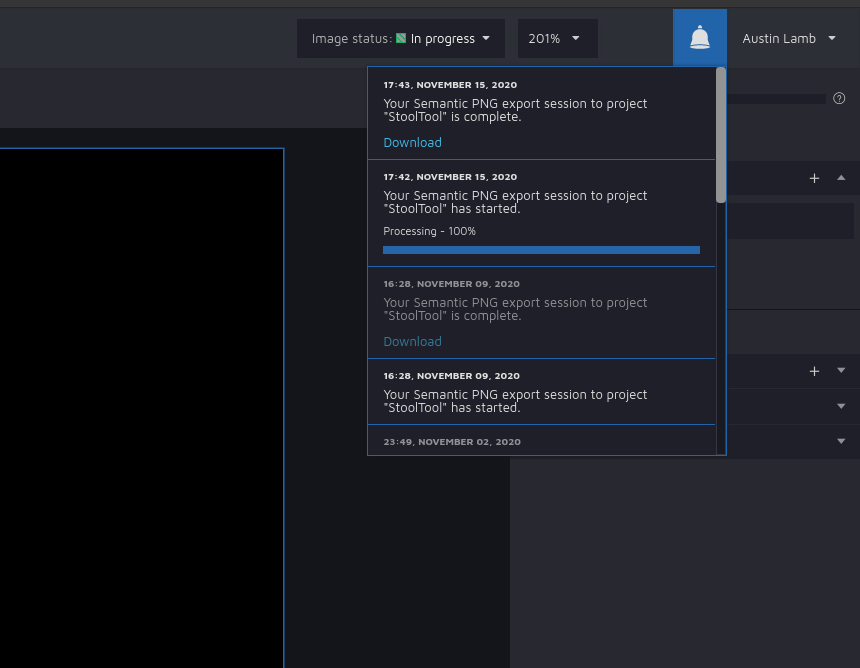
#> input picture documentation_media/hastyai_download.png, 860 x 668 px; its folder holds 2 pictures in this run
$ python transform_images.py documentation_media
#> lines starting #> are read from the running program, lines starting #| are printed output that depends on the picture
import uuid
import os
import sys
import pdb
from PIL import Image
import re


def attempt_transform_pipeline(image_path, crop, to_greyscale):
    """
    Attempts to transform image by cropping it in the center to 128x128 and make
    image black and white

    Input:
        image_path: path to image file
        crop: if we will crop image
        to_greyscale: if we will turn the image into greyscale

    Output:
        Transformed image of type Image, None if transform unsucessful
    """

    # Applies transformations to image if possible, otherwise prints an exception
    try:
        im = Image.open(image_path)
        if im.size[0] > im.size[1]:
            im = im.rotate(90)
        if crop and not to_greyscale:
            cropped_image = crop_image_from_centerpoint(im, im.size[1], im.size[1])
            return cropped_image
        if to_greyscale and not crop:
            return im.convert("L")
        if to_greyscale and crop:
            cropped_image = crop_image_from_centerpoint(im, im.size[1], im.size[1])
            return cropped_image.convert("L")
        else:
            return im
    except Exception as e:
        print("ERR: %s: %s" % (image_path, e))


def crop_image_from_centerpoint(im, new_height: int, new_width: int):
    """
    https://stackoverflow.com/questions/16646183/crop-an-image-in-the-centre-using-pil
    Crops the image in the center by new_height and new_width

    Input:
        im: PIL image variable
        new_height: int new height dimension
        new_width: int new width dimension

    Output:
        Cropped image of type Image

    TODO:
        Allow XY as a point instead of requiring it to be perfectly centered
    """

    # If the image would be bigger after being cropped, tells us
    if max(im.size) < new_width:
        raise Exception(
            "ERR: %s: too small to crop. Size is %s" % (image_path, im.size)
        )
    width, height = im.size  # Get dimensions
    left = (width - new_width) / 2
    top = (height - new_height) / 2
    right = (width + new_width) / 2
    bottom = (height + new_height) / 2

    # Crop from the center of the image
    new_image = im.crop((left, top, right, bottom))

    return new_image


def save_images_with_uuid(images: list, new_ids: list, output_dir: str = "output"):
    """
    Save out list of images as JPEGs to an output directory

    Input:
        images: list of images of type Image
        new_ids: list of new uuids for images
        output_dir: Optional param of type string. Output directory name

    Output:
        None
    """
    # Make ouputs directory
    os.makedirs(output_dir, exist_ok=True)

    # Save each image
    for i in range(len(images)):
        try:
            image_name = str(new_ids[i])
            image_out_path = os.path.join(output_dir, image_name + ".jpg")
            images[i].save(image_out_path)
        except OSError:
            images[i] = images[i].convert('RGB')
            image_name = str(new_ids[i])
            image_out_path = os.path.join(output_dir, image_name + ".jpg")
            images[i].save(image_out_path)
        except Exception as e:
            print("Save Error: %s" % e)


def save_images_without_uuid(images: list, ids: list, output_dir: str = "output"):
    """
    Save out list of images as JPEGs to an output directory without uuids

    Input:
        images: list of images of type Image
        output_dir: Optional param of type string. Output directory name

    Output:
        None
    """
    # Make ouputs directory
    os.makedirs(output_dir, exist_ok=True)

    # Save images with original names
    for i in range(len(images)):
        id = re.split("\.|\\\\", ids[i])

        try:
            image_name = str(id[1])
            image_out_path = os.path.join(output_dir, image_name + ".jpg")
            images[i].save(image_out_path)
        except Exception as e:
            print("Save Error: %s" % e)


def transform_images_from_dir(image_filenames: list, crop, to_greyscale):
    """
    Gets all image file paths and performs crop and black/white transformations on those images

    Input:
        image_filenames: a list of paths to target images

    Output:
        List of transformed images of type Image
    """
    # Get transformed images and return
    res = [
        x
        for x in [
            attempt_transform_pipeline(i, crop, to_greyscale) for i in image_filenames
        ]
        if x != None
    ]
    return res


def main(
    target_dir: str, output_dir: str = "output", crop=True, to_greyscale=True, UUID=True
):
    """
    Calls the transform function on the directory containing the images and saves all transformed images.

    Input:
        target_dir: string of path to directory containing all images
        bw: apply black and white transformation
        crop: apply cropping transformation
        uuid: apply new UUIDs to images
    Output:
        None
    """
#> called with target_dir = 'documentation_media', output_dir = 'output', crop = True, to_greyscale = True, UUID = True
    # Get transformed images
    # Get image paths
    # Make output dir to remove errors

    os.makedirs(output_dir, exist_ok=True)

    image_filenames = [
        os.path.join(target_dir, f)
        for f in os.listdir(target_dir)
        if f.lower().endswith(".jpeg") or f.lower().endswith(".jpg") or f.lower().endswith(".png")
    ]

    # generate UUID mapping
    new_uuids = [
        uuid.uuid4() for x in image_filenames
    ]  # not all will necessarily be used
    for i in range(len(image_filenames)):
        # print(image_filenames[i])
        os.system(
            "echo '%s,%s'>> output/mappings.csv" % (image_filenames[i], new_uuids[i])
        )

    # Process and transform images
    print("%s total input images" % len(image_filenames))
    results = transform_images_from_dir(image_filenames, crop, to_greyscale)
#> in attempt_transform_pipeline, im is the input picture: PIL image 860x668 RGB; mean R, G, B 26.6, 28.5, 34.9
#> in attempt_transform_pipeline, `im = im.rotate(90)`:
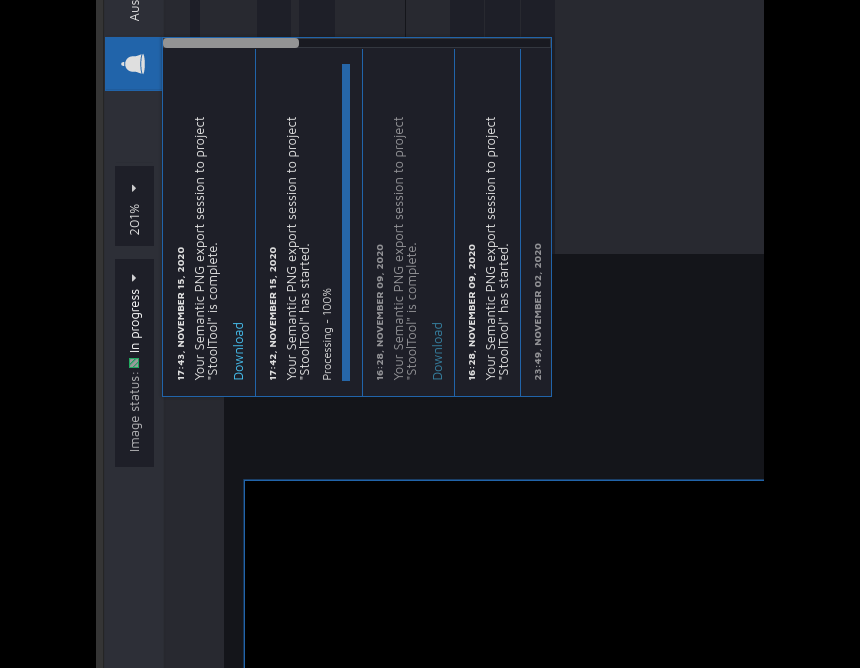
#> im: PIL image 860x668 RGB; mean R, G, B 21.3, 23, 28.4
#> in crop_image_from_centerpoint, `new_image = im.crop((left, top, right, bottom))`:
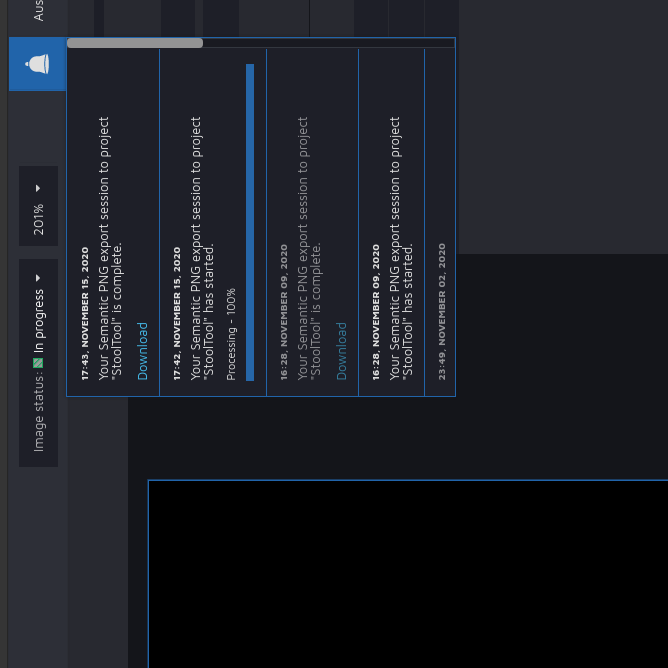
#> new_image: PIL image 668x668 RGB; mean R, G, B 27.4, 29.6, 36.5
#> in attempt_transform_pipeline, `return cropped_image.convert("L")`:
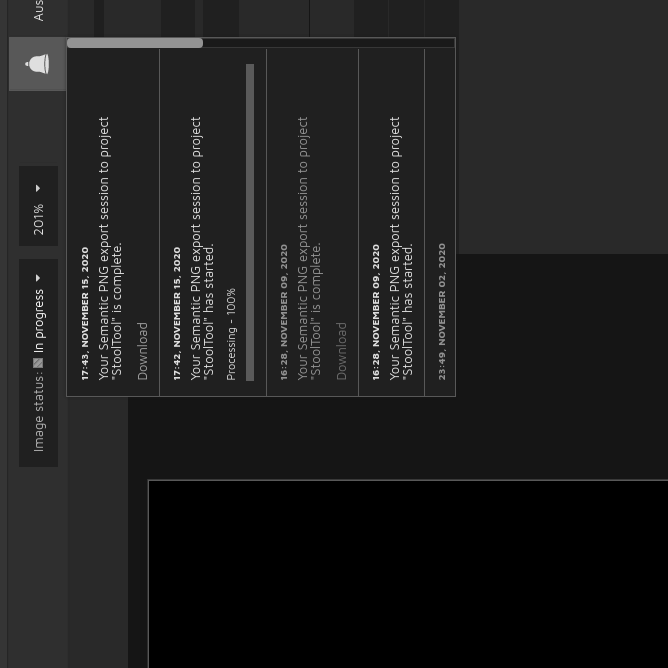
#> returned value: PIL image 668x668 L; min 0, max 255, mean 29.7
#> call 2 of attempt_transform_pipeline, with image_path = 'documentation_media/hastyai_export.png', crop = True, to_greyscale = True
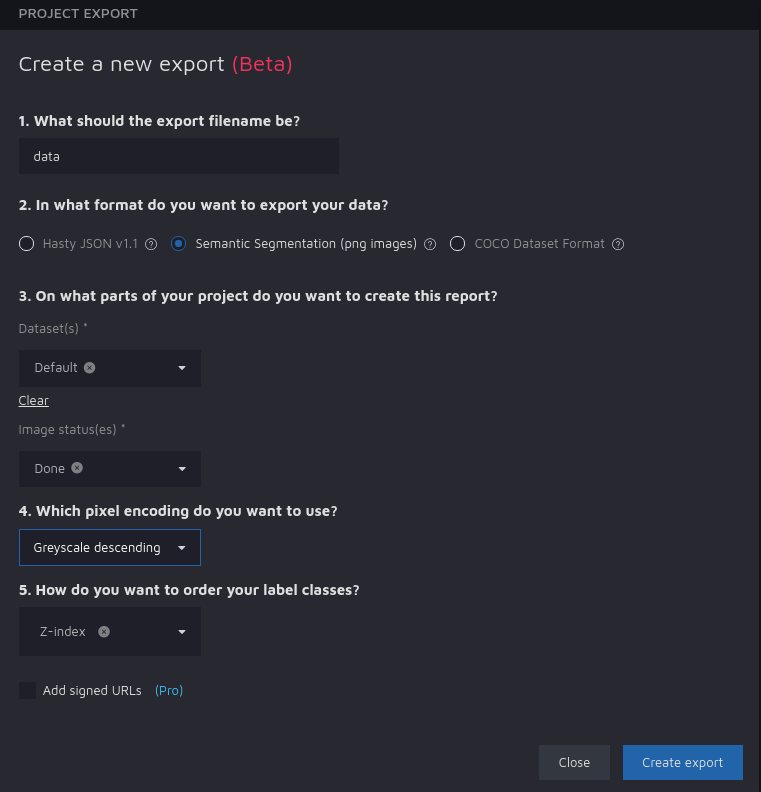
#> input picture documentation_media/hastyai_export.png, 761 x 792 px
#> in attempt_transform_pipeline, im is the input picture: PIL image 761x792 RGBA; mean R, G, B, A 41.9, 43.3, 50.7, 255
#> call 2 of crop_image_from_centerpoint, with new_height = 792, new_width = 792
#> in crop_image_from_centerpoint (call 2), `new_image = im.crop((left, top, right, bottom))`:
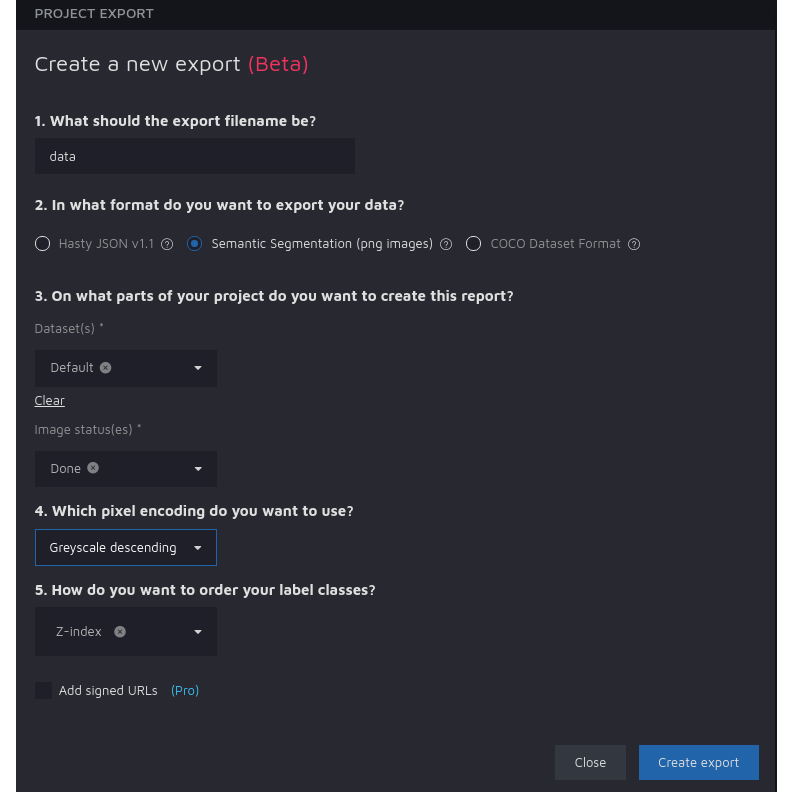
#> new_image: PIL image 792x792 RGBA; mean R, G, B, A 40.2, 41.6, 48.7, 245; transparent parts drawn white
#> in attempt_transform_pipeline (call 2), `return cropped_image.convert("L")`:
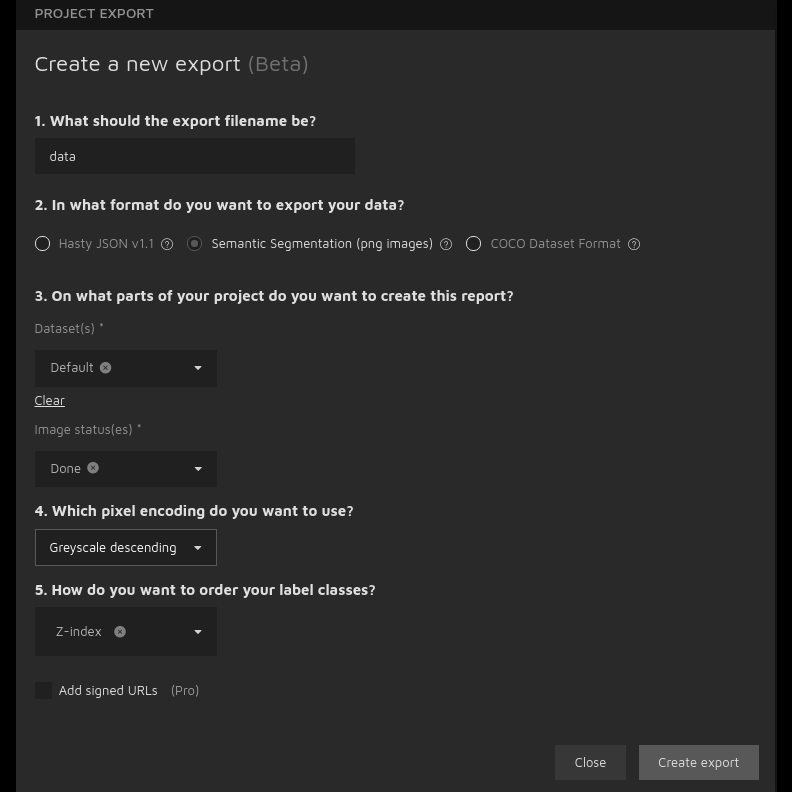
#> returned value: PIL image 792x792 L; min 0, max 255, mean 41.6
#> in transform_images_from_dir, `res = [ x for x in [ attempt_transform_pipeline(i, crop, to_greyscale)..`: res = 2 items
#> results = 2 items
    print("%s processed images" % len(results))
#| 2 processed images

    # Save images
    if UUID:
        save_images_with_uuid(results, new_uuids, output_dir)
#> the loop in save_images_with_uuid, `for i in range(len(images)):` made 2 passes
#> image_name on passes 1 to 2: 'ad392b4e-57c8-4ecd-b86b-52bb9cdced72', 'baf1b449-8e85-47ad-a1df-8f53149d6bdc'
    if not UUID:
        save_images_without_uuid(results, image_filenames, output_dir)


if __name__ == "__main__":
    # If less than 2 arguments, clarifies usage
    if len(sys.argv) < 2:
        print(
            "Usage: python transform_images.py [Images Directory] [-o <Output Directory>] [-c] [-g] [-u]"
        )
        sys.exit(0)

    # Default arguments, takes in source directory only
    if len(sys.argv) == 2:
        main(sys.argv[1])

    # Handles options for cropping, greyscale, UUID, output
    if len(sys.argv) > 2:
        crop = False
        to_greyscale = False
        UUID = False
        output = ""
        curr_arg = 2
        while len(sys.argv) - 1 >= curr_arg:
            if sys.argv[curr_arg] == "-o":
                try:
                    output = sys.argv[curr_arg + 1]
                except Exception as e:
                    print(
                        "Usage: python transform_images.py [Images Directory] [-o <Output Directory>] [-c] [-g] [-u]"
                    )
                    sys.exit(0)
            if sys.argv[curr_arg] == "-c":
                crop = True
            if sys.argv[curr_arg] == "-g":
                to_greyscale = True
            if sys.argv[curr_arg] == "-u":
                UUID = True
            curr_arg = curr_arg + 1
        if output:
            main(sys.argv[1], output, crop, to_greyscale, UUID)
        main(sys.argv[1], crop=crop, to_greyscale=to_greyscale, UUID=UUID)
